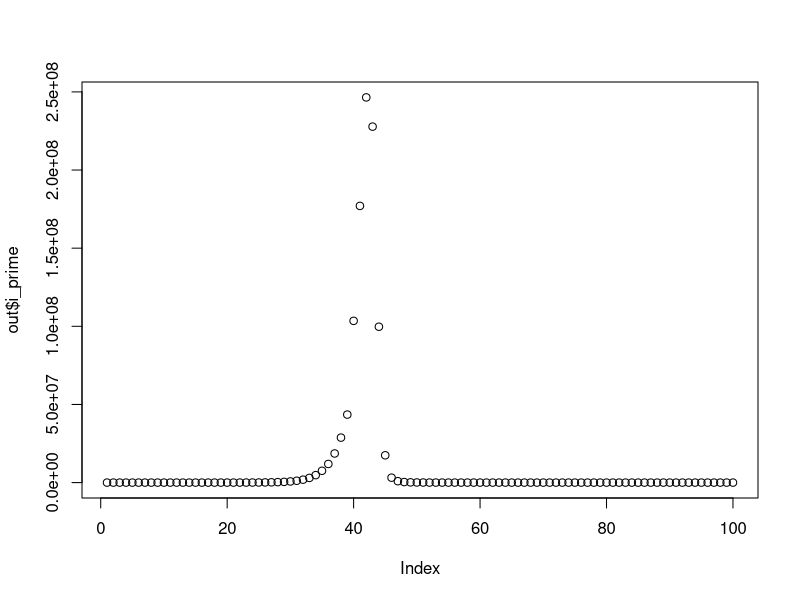
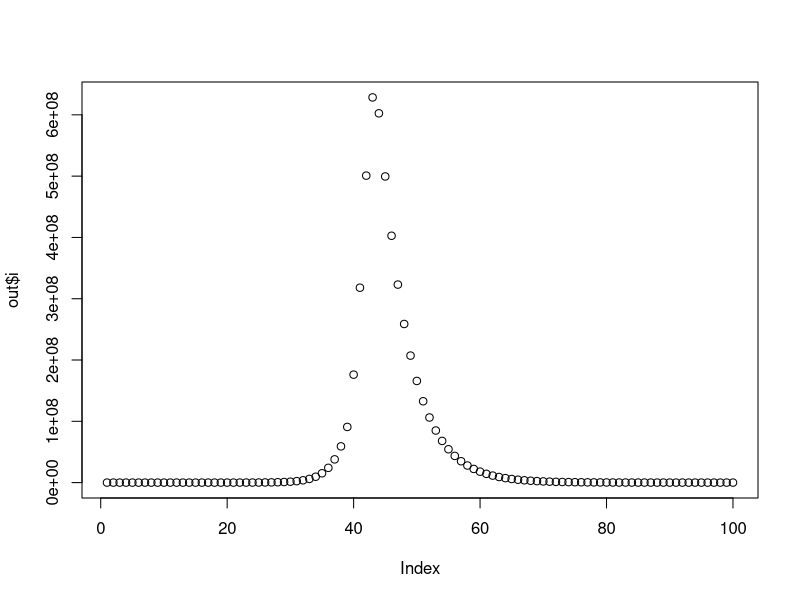
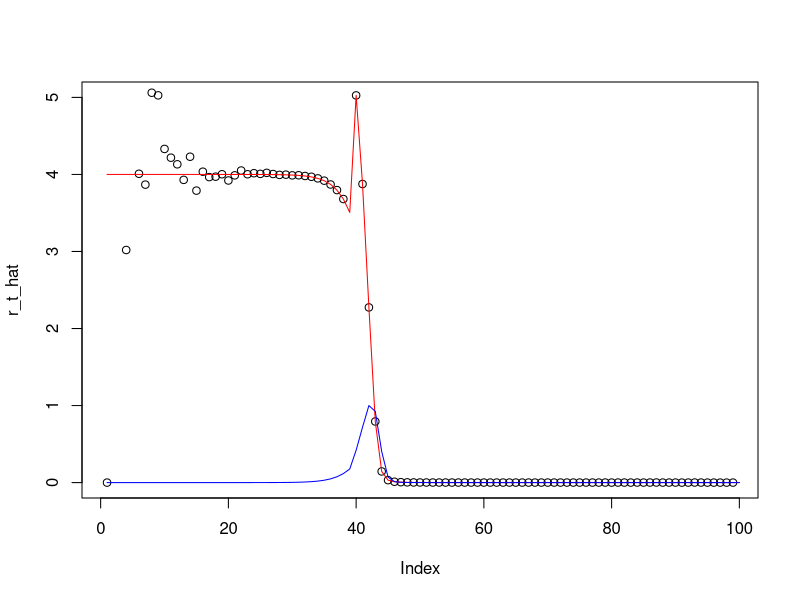

These figures' R source, in order:
## deterministic

parameters <- c(beta=.8,gamma=.2)

simulate_random<- function(t,parameters){
  i_prime <- c(1)
  beta_t <- c(parameters[1])
  s <- c(1000000000)
  i <- c(1)
  for (t_ in 2:t){
    if (t_ < 40){
      beta_t <- c(beta_t,parameters[1]) ## i stopped partying here :(
    } else{
      beta_t <- c(beta_t,parameters[1] + .5)
    }
    i_prime <- c(i_prime,rpois(n=1,lambda=beta_t[t_]*(s[t_-1]/s[1])*i[t_-1]))
    s <- c(s,s[t_-1] - i_prime[t_])
    i <- c(i,i[t_-1] + i_prime[t_] - rpois(n=1,lambda=parameters[2]*i[t_-1]))
    
  }
  ret_df <- data.frame(i_prime=i_prime,s=s,i=i,beta_t = beta_t)
  return (ret_df)
} 
out <- simulate_random(100,parameters)
plot(out$i_prime)
plot(out$i)



cori_estimator <- function(I_prime,parameters){
  r_t <-c()
  for (t in 2:length(I_prime)){
    p_sum <-0 
    for (i in 1:(t-1)){
      p_sum <-p_sum + I_prime[t-i]*parameters[2]*(1-parameters[2])**(i-1)
    }
    r_t <- c(r_t,I_prime[t]/p_sum)
  }
  return (r_t)
}


r_t_hat <- cori_estimator(out$i_prime,parameters)
plot(r_t_hat,ylim=c(0,parameters[1]/parameters[2]+1))
lines(out$beta_t/parameters[2]*out$s/out$s[1] ,col='red')
lines(out$i_prime/max(out$i_prime),col='blue')


